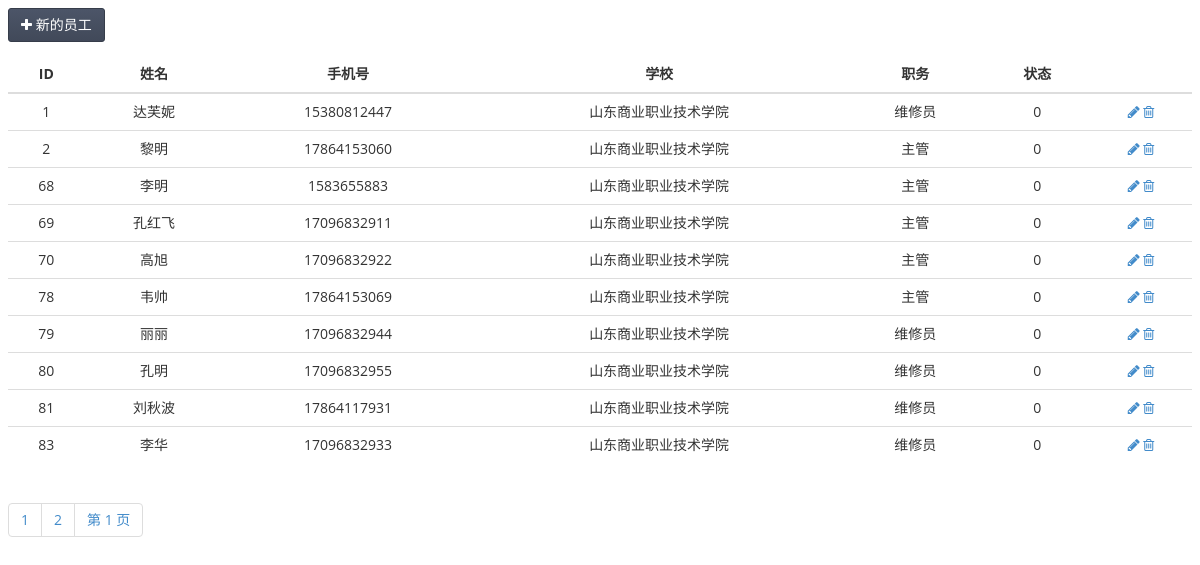
Page /Repair/repairsWeb/service_basic.php on the committed database.
### tables this page shows
CREATE TABLE `servicer` (
  `id` int(11) NOT NULL AUTO_INCREMENT,
  `name` text,
  `password` text,
  `phonenumber` text NOT NULL,
  `job` text,
  `school` text,
  `picture` text,
  `state` int(11) DEFAULT '0',
  PRIMARY KEY (`id`)
);

### Repair/repairsWeb/service_basic.php (the view, shortened to what this page needs)
<!DOCTYPE html PUBLIC "-//W3C//DTD XHTML 1.0 Transitional//EN" "http://www.w3.org/TR/xhtml1/DTD/xhtml1-transitional.dtd">
<html xmlns="http://www.w3.org/1999/xhtml">
<head>
<link rel="stylesheet" type="text/css" href="lib/bootstrap/css/bootstrap.css">
<link rel="stylesheet" href="lib/font-awesome/css/font-awesome.css">
<link rel="stylesheet" type="text/css" href="stylesheets/theme.css">
</head>
<body class="bod">
<div class="btn-toolbar list-toolbar">
  <button onclick="javascript:window.location.href='expand/staff_add.php';" class="btn btn-primary" ><i class="fa fa-plus"></i> 新的员工</button>
</div>
<?php
    function ShowTable(){
       	include "tool/conn.php";
	 $sql="select * from servicer";
        $rows=mysql_affected_rows($conn);
		$pagesize=10;
		  if($rows%$pagesize==0)
		   {
		    $totalpages=(int)($rows/$pagesize);
			}
			else {
			  $totalpages=(int)($rows/$pagesize)+1;
			   }
			    if(isset($_GET['page']))
			    {
				 $p=(int)$_GET['page'];
				 } else
				 {  $p=1; }
				  $start=$pagesize*($p-1);
				  $queryj=mysql_query("$sql limit $start,$pagesize");
      	echo "<table class='table'><thead><tr>";
		echo "<th>ID</th>
		<th>姓名</th>
		<th>手机号</th>
		<th>学校</th>
		<th>职务</th>
		<th>状态</th>
		";
        echo "<th style=' width='3.5em''></th></tr></thead>";
		echo "<tbody>";
        while($row=mysql_fetch_array($queryj)){
            echo "<tr>
			<td>".$row['id']."</td>
			<td>".$row['name']."</td>
			<td>".$row['phonenumber']."</td>
			<td>".$row['school']."</td>
			<td>".$row['job']."</td>
			<td>".$row['state']."</td>";
			$id=$row[0];
			echo "<td><a href='expand/staff_update.php?id=$id'><i class='fa fa-pencil'></i></a>
			<a href='expand/script/staff_delete.php?id=$id' role='button' data-toggle='modal'><i class='fa fa-trash-o'></i></a></td>";
            echo "</tr>";
        }
        echo "</tbody></table>";
		echo "<ul class='pagination'>";
		if($totalpages>1){
		for($x=1;$x<= $totalpages;$x++){
				echo "<li><a href='?page=$x'>$x</a></li>";
					}
		echo "<li><a href='?page=$x'>第 $p 页</a></li>";
		echo "</ul>";
	}
		}
    ShowTable();
?>
</body>
</html>

### Repair/repairsWeb/stylesheets/theme.css (style rules this page uses)
.bod { margin:8px }
body { background: #fafafa; background-color:#FFF; background-position: initial initial; background-repeat: initial initial; margin: 0px; padding: 0px; }
body, h1, h2, h3, h4, h5, h6, p, a, .h1, .h2, .h3, .h4, .h5, .h6 { font-family: 'Open Sans', helvetica, arial, sans-serif; }
.btn-toolbar.list-toolbar { margin-bottom: 1em; }
.btn { -webkit-border-radius: 3px; -moz-border-radius: 3px; border-radius: 3px; }
.btn-primary { background-color: #414959; background-image: -webkit-gradient(linear, 0 0, 0 100%, from(#4c5568), to(#414959)); border: 1px solid #363d4a; font-weight: normal; }

### Repair/repairsWeb/service_basic.php (style rules this page uses)
.bod { margin:8px }

### rows in the picture
servicer: id "1", name "达芙妮", phonenumber "15380812447", school "山东商业职业技术学院", job "维修员", state "0"
servicer: id "2", name "黎明", phonenumber "17864153060", school "山东商业职业技术学院", job "主管", state "0"
servicer: id "68", name "李明", phonenumber "1583655883", school "山东商业职业技术学院", job "主管", state "0"
servicer: id "69", name "孔红飞", phonenumber "17096832911", school "山东商业职业技术学院", job "主管", state "0"
servicer: id "70", name "高旭", phonenumber "17096832922", school "山东商业职业技术学院", job "主管", state "0"
servicer: id "78", name "韦帅", phonenumber "17864153069", school "山东商业职业技术学院", job "主管", state "0"
servicer: id "79", name "丽丽", phonenumber "17096832944", school "山东商业职业技术学院", job "维修员", state "0"
servicer: id "80", name "孔明", phonenumber "17096832955", school "山东商业职业技术学院", job "维修员", state "0"
servicer: id "81", name "刘秋波", phonenumber "17864117931", school "山东商业职业技术学院", job "维修员", state "0"
servicer: id "83", name "李华", phonenumber "17096832933", school "山东商业职业技术学院", job "维修员", state "0"

### other values in the picture
$p "1"
